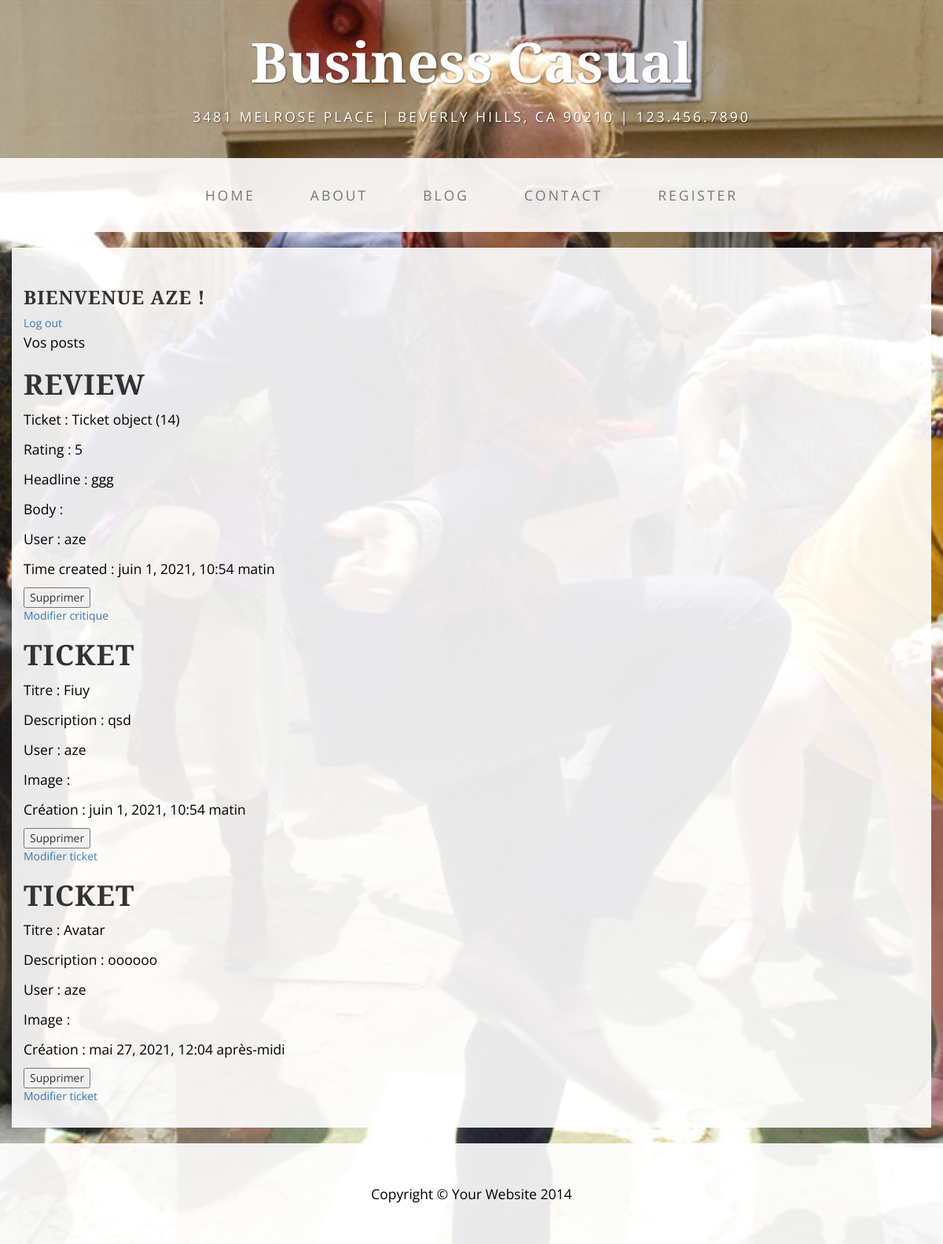
Screenshot of /flux/myposts/ (signed in) with the database file from the repository.
### critics/models.py (models this page shows)
class Review(models.Model):
    ticket = models.ForeignKey(to=Ticket, on_delete=models.CASCADE)
    rating = models.PositiveSmallIntegerField(
        validators=[MinValueValidator(0), MaxValueValidator(5)],
    )
    headline = models.CharField(max_length=128)
    body = models.CharField(max_length=8192, blank=True)
    user = models.ForeignKey(to=settings.AUTH_USER_MODEL, on_delete=models.CASCADE)
    time_created = models.DateTimeField(auto_now_add=True)

### ticket/models.py (models this page shows)
class Ticket(models.Model):
    title = models.CharField(max_length=128)
    description = models.TextField(max_length=2048, blank=True)
    user = models.ForeignKey(to=settings.AUTH_USER_MODEL, on_delete=models.CASCADE)
    image = models.ImageField(null=True, blank=True)
    time_created = models.DateTimeField(auto_now_add=True)

### critics/views.py (the view)
@login_required
def myposts(request):
    if request.method == "GET":
        if "action" in request.GET:
            action = request.GET.get("action")
            if action == "logout":
                if request.user.is_authenticated:
                    logout(request)
                    return redirect(reverse_lazy("flux"))
    context = {"user": request.user}
    tickets_by_user = Ticket.objects.filter(user=request.user)
    tickets_by_user = tickets_by_user.annotate(
        content_type=Value("TICKET", CharField())
    )
    tickets = tickets_by_user
    reviews_by_user = Review.objects.filter(user=request.user)
    reviews_by_user = reviews_by_user.annotate(
        content_type=Value("REVIEW", CharField())
    )
    reviews = reviews_by_user
    posts = sorted(
        chain(reviews, tickets), key=lambda post: post.time_created, reverse=True
    )
    context["posts"] = posts
    return render(request, "critics/your_posts.html", context)

### critics/templates/critics/your_posts.html (shortened to what this page needs)
{% extends 'base/base.html' %}
{% block content %}
<h3>Bienvenue {{user}} !</h3>
<a href="?action=logout">Log out</a>
<p>Vos posts</p>
{% for post in posts %}
{% if post.content_type == 'TICKET' %}
{% include 'critics/ticket.html' with ticket=post %}
<form action="{% url 'del_ticket' ticket=post.pk %}" method="post">
    <input type="submit" value="Supprimer">
</form>
<a href="{% url 'update_ticket' pk=post.pk %}">Modifier ticket</a>
{% elif post.content_type == 'REVIEW' %}
{% include 'critics/review.html' with review=post %}
<form action="{% url 'del_review' review=post.pk %}" method="post">
    <input type="submit" value="Supprimer">
</form>
<a href="{% url 'update_review' pk=post.pk %}">Modifier critique</a>
{% endif %}
{% endfor %}
{% endblock %}

### critics/templates/critics/review.html
<h1>Review</h1>
<p>Ticket : {{review.ticket}}</p>
<p>Rating : {{review.rating}}</p>
<p>Headline : {{review.headline}}</p>
<p>Body : {{review.body}}</p>
<p>User : {{review.user}}</p>
<p>Time created : {{review.time_created}}</p>

### critics/templates/critics/ticket.html
<h1>Ticket</h1>
<p>Titre : {{ticket.title}}</p>
<p>Description : {{ticket.description}}</p>
<p>User : {{ticket.user}}</p>
<p>Image : {{ticket.image}}</p>
<p>Création : {{ticket.time_created}}</p>

### account/static/account/css/business-casual.css (style rules this page uses)
body { font-family: "Open Sans","Helvetica Neue",Helvetica,Arial,sans-serif; background: url('../img/theboatthatrocked.jpg') no-repeat center center fixed; -webkit-background-size: cover; -moz-background-size: cover; background-size: cover; -o-background-size: cover; }
h1, h2, h3, h4, h5, h6 { text-transform: uppercase; font-family: "Josefin Slab","Helvetica Neue",Helvetica,Arial,sans-serif; font-weight: 700; letter-spacing: 1px; }
p { font-size: 1.25em; line-height: 1.6; color: #000; }

### rows the page displays
Review: ticket "Ticket object (14)", rating "5", headline "ggg", user "aze", time_created "juin 1, 2021, 10:54 matin"
Ticket: title "Fiuy", description "qsd", user "aze", time_created "juin 1, 2021, 10:54 matin"
Ticket: title "Avatar", description "oooooo", user "aze", time_created "mai 27, 2021, 12:04 après-midi"

### other values shown
{{ user }} "AZE"
